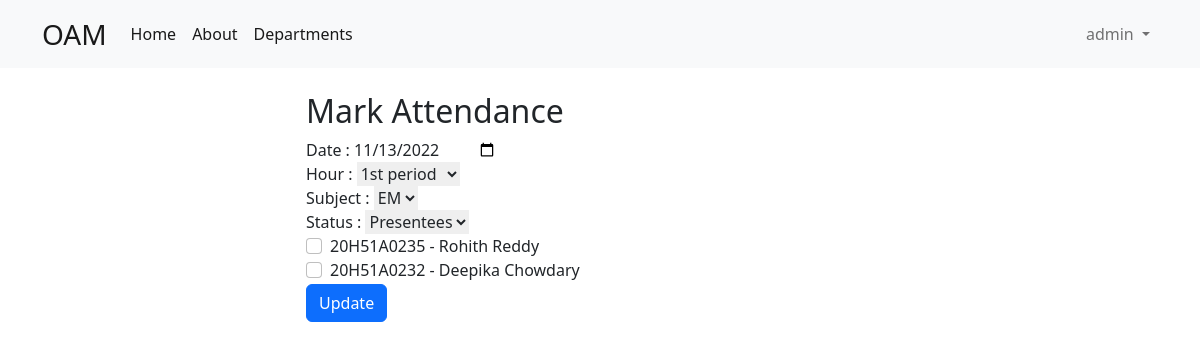
The app's page /mark_attendance/EEE-A/new (signed in) with its own data.
### core/models.py (models this page shows, shortened)
class User(AbstractUser):
    user_type        = models.CharField(
                    max_length = 10,
                    choices = user_types,
                    default='student',
                    null = False,
                )
    gender      = models.CharField(
                    max_length=50,
                    choices=sex_choice,
                    default='Male'
                )
    dob         = models.DateField(
                    _("date of birth"),
                    default=date.today,
                    null = True,
                    blank = True,
                    help_text="Please use the following format: <em>YYYY-MM-DD</em>."
                )
    date_joined = models.DateTimeField(_("date joined"), default=timezone.now)
    class Meta:
        ordering    = [
                        'first_name',
                        'last_name',
                        'dob',
                        'email',
                        'gender'
                    ]

### att/models.py (models this page shows)
class Student(models.Model):
    user    = models.OneToOneField(
                User,
                on_delete=models.CASCADE,
                primary_key = True,
            )
    roll_no = models.CharField(_("Roll no"), max_length = 10, editable = True)
    primary_mobile  = models.CharField(
                _("Student Mobile no."),
                max_length = 13,
                null = True,
                blank = True
            )
    secondary_mobile  = models.CharField(
                _("Student Secondary Mobile no."),
                max_length = 13,
                null = True,
                blank = True,
            )
    father_name = models.CharField(
                _("Father Name"),
                max_length = 50,
                null = True,
                blank = True
            )
    mother_name = models.CharField(
                _("Mother Name"),
                max_length = 50,
                null = True,
                blank = True
            )
    father_mobile = models.CharField(
                _("Father Mobile"),
                max_length = 50,
                null = True,
                blank = True,
            )
    mother_mobile = models.CharField(
                _("Mother Mobile"),
                max_length = 50,
                null = True,
                blank = True
            )
    branch  = models.ForeignKey(
                Department,
                on_delete = models.CASCADE,
                verbose_name = "belongs to department",
            )
    year    = models.ForeignKey(Batch, on_delete=models.CASCADE)
    class Meta:
        verbose_name_plural = 'students'
    def __str__(self):
        return f"{self.roll_no} - {self.user.first_name} {self.user.last_name}"

### att/views.py (the view, shortened to what this page needs)
@login_required
@faculty_login_required
def mark_attendance(request, section_name):
    section  = Section.objects.get(name = section_name)
    subjects = section.subjects.all()
    students = section.students.all()
    context = {
        'today'     : datetime.date.today().strftime("%Y-%m-%d"),
        'periods'   : time_slots,
        'sections'  : section,
        'subjects'  : subjects,
        'students'  : students,
    }
    return render(request, 'mark_attendance.html', context)

### att/models.py (called while the page is built)
    def __str__(self):
        return self.name

### templates/mark_attendance.html (shortened to what this page needs)
{% extends 'base.html' %}
{% block body %}
    <div class="row justify-content-center">
        <div class="col-6">
            <h2>Mark Attendance</h2>
            <form method="post" class="align-items-center">
                <div class="form-group">
                    <label for="date">Date : </label>
                    <input type="date" name="date" id="date" value="{{today}}">
                </div>
                <div class="form-group">
                    <label for="hour" >Hour : </label>
                    <select name="hour" id="hour" required>
                        {% for period, time in periods %}
                            <option value="{{period}}" {% if period == hour %} selected {% endif %}>{{period}}</option>
                        {% endfor %}
                    </select>
                </div>
                <div class="form-group">
                    <label for="subject" >Subject : </label>
                    <select name="subject" id="subject" required>
                            {% for each_subject in subjects %}
                                <option value="{{each_subject}}" {% if each_subject == subject %} selected {% endif %}>{{each_subject.short_name}}</option>
                            {% endfor %}
                    </select>
                </div>
                <div class="form-group">
                    <label for="status">Status : </label>
                    <select name="status" id="tees">
                        <option value="p" selected>Presentees</option>
                    </select>
                </div>
                <div class="form-check">
                    {% for student in students %}
                        <input
                            type="checkbox"
                            class="form-check-input"
                            name="{{ student.roll_no }}"
                            value="{{ student.roll_no }}"
                        >
                        <label
                            class="form-check-label"
                            for="{{ student }}"
                        >
                            {{ student }}
                        </label><br>
                    {% endfor %}
                </div>
                <input class="btn btn-primary" type="submit" value="Update">
            </form>
        </div>
    </div>
{% endblock body %}

### templates/nav.html (shortened to what this page needs)
<nav class="navbar navbar-expand-lg bg-light mb-4">
    <div class="container   ">
      <a class="navbar-brand fs-3" href="{% url 'home' %}">OAM</a>
      <div class="collapse navbar-collapse" id="navbarSupportedContent">
        <ul class="navbar-nav me-auto mb-2 mb-lg-0">
          <li class="nav-item">
            <a class="nav-link active" aria-current="page" href="{% url 'home' %}">Home</a>
          </li>
          <li class="nav-item">
            <a class="nav-link active" aria-current="page" href="{% url 'about' %}">About</a>
          </li>
          {% if user.is_authenticated and user.user_type != 'student' %}
          <li class="nav-item">
            <a class="nav-link active" aria-current="page" href="{% url 'departments' %}">Departments</a>
          </li>
          {% endif %}
        </ul>
				{% if user.is_authenticated %}
					<ul class="navbar-nav mr-0 mb-2 mb-lg-0">
						<li class="nav-item dropdown">
							<a class="nav-link dropdown-toggle" href="#" role="button" data-bs-toggle="dropdown" aria-expanded="false">
								{{ user.username }}
							</a>
						</li>
					</ul>
        {% else %}
					<div class="form-inline my-2 my-lg-0">
						<a href="{% url 'login' %}" class="btn btn-outline-success">Login</a>
						<a href="{% url 'signup' %}" class="btn btn-primary ml-3">Signup</a>
					</div>
				{% endif %}
      </div>
    </div>
  </nav>

### records on screen
User: username "admin"
Student: roll_no+user_id "20H51A0235 - Rohith Reddy"
Student: roll_no+user_id "20H51A0232 - Deepika Chowdary"

### other values on screen
form field hour "1st period"
form field subject "EM"
